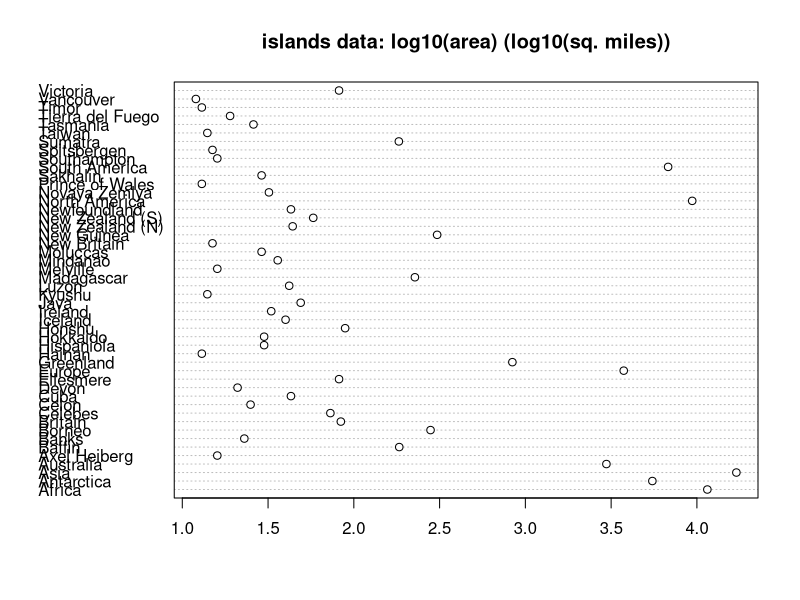
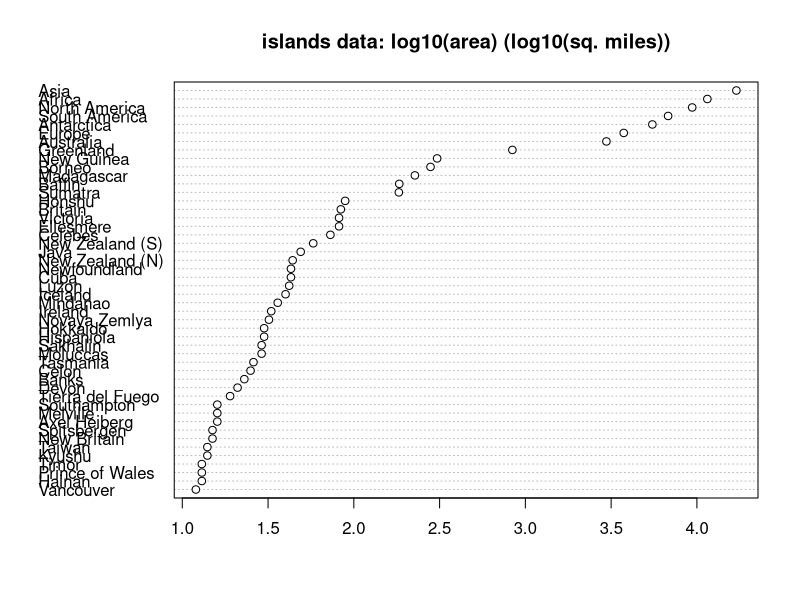

The R source for these figures, in order:
#!/usr/bin/env Rscript
library(graphics)
dotchart(log(islands, 10),
  main = "islands data: log10(area) (log10(sq. miles))"
)
dotchart(log(islands[order(islands)], 10),
  main = "islands data: log10(area) (log10(sq. miles))"
)
